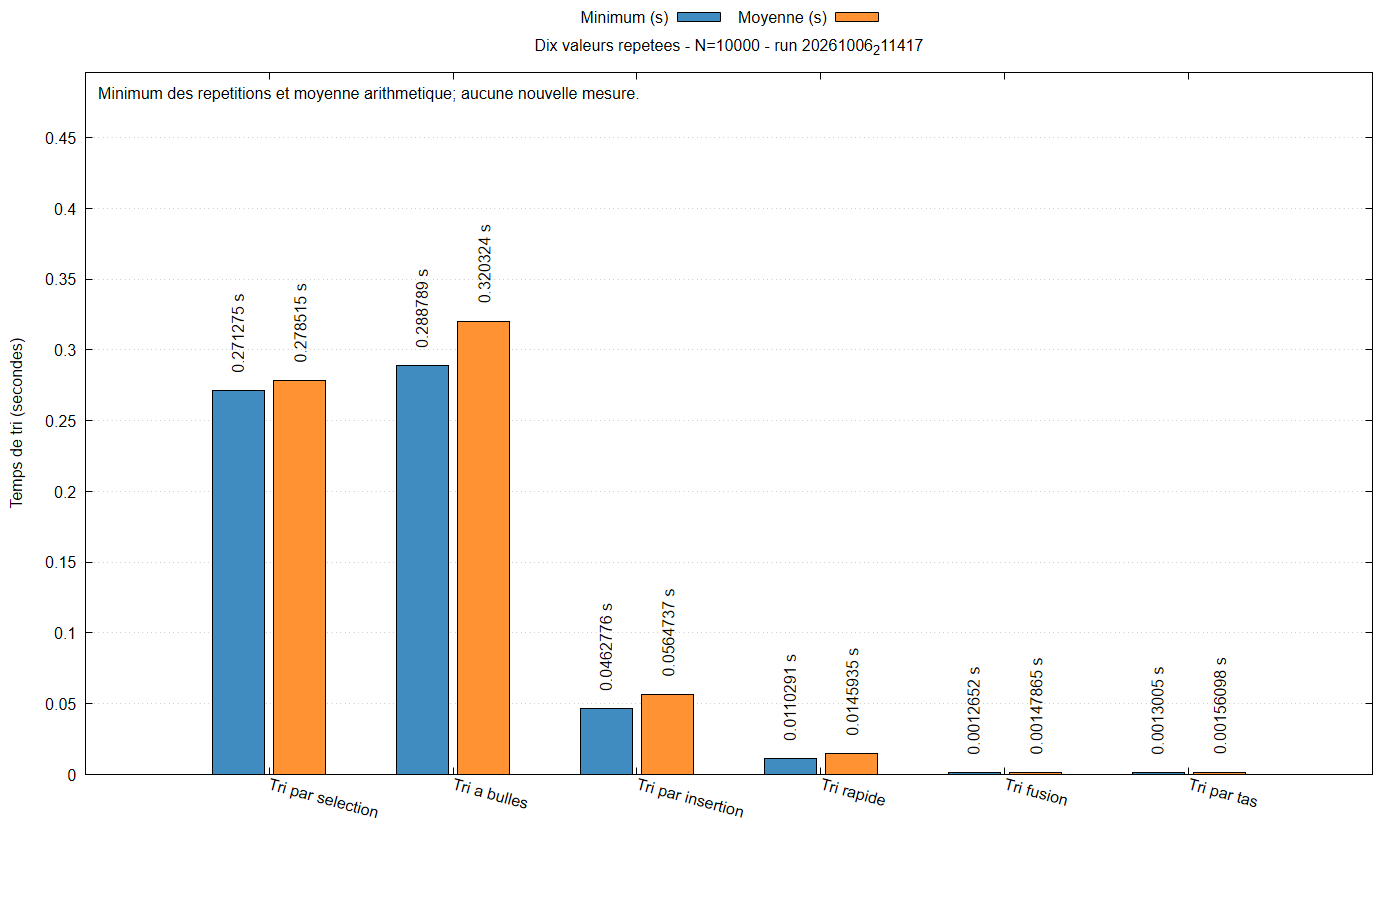

Generate this figure with gnuplot:
set encoding utf8
set terminal pngcairo size 1400,900 font 'Arial,12'
set output 'graphiques/20261006_211417/histogrammes/valeurs_repetees_10000.png'
set datafile separator ';'
set datafile missing 'non_mesure'
set title 'Dix valeurs repetees - N=10000 - run 20261006_211417'
set ylabel 'Temps de tri (secondes)'
set style data histograms
set style histogram clustered gap 1
set style fill solid 0.85 border -1
set boxwidth 0.85
set grid ytics
set key outside top center horizontal
set xtics rotate by -15
set bmargin 7
set yrange [0:0.49650219225]
set label 1 'Minimum des repetitions et moyenne arithmetique; aucune nouvelle mesure.' at graph 0.01,0.97 front
plot 'graphiques/20261006_211417/histogrammes/valeurs_repetees_10000.dat' every ::1 using 2:xticlabels(1) title 'Minimum (s)' lc rgb '#1f77b4', '' every ::1 using 3 title 'Moyenne (s)' lc rgb '#ff7f0e', '' every ::1 using ($0-0.17):2:(sprintf('%.6g s',column(2))) with labels rotate by 90 left offset 0,1 notitle, '' every ::1 using ($0+0.17):3:(sprintf('%.6g s',column(3))) with labels rotate by 90 left offset 0,1 notitle
unset output
